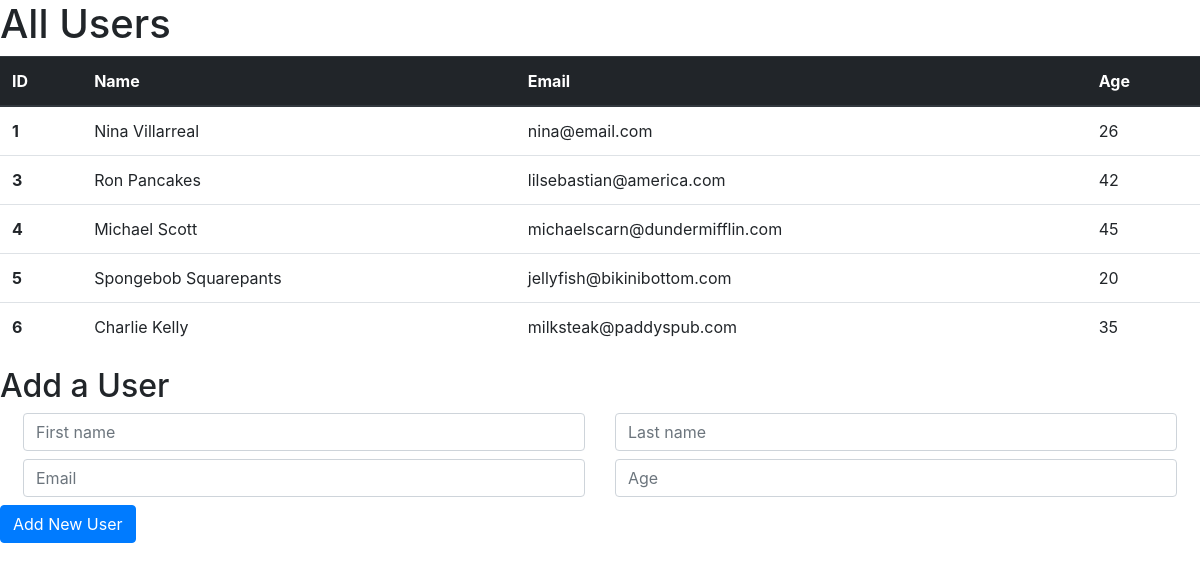
The page / on the database its author committed.
### users_app/models.py (models this page shows)
class User(models.Model):
    first_name = models.CharField(max_length=255)
    last_name = models.CharField(max_length=255)
    email = models.EmailField(unique=True)
    age = models.IntegerField()
    created_at = models.DateTimeField(auto_now_add=True)
    updated_at = models.DateTimeField(auto_now=True)
    def __str__(self):
        return '{} {}'.format(self.first_name, self.last_name)

### users_app/views.py (the view)
# urls.py: path('', views.index),
def index(request):
    context = {
        'users': User.objects.all()
    }
    return render(request, 'index.html', context)

### users_app/templates/index.html (shortened to what this page needs)
<!DOCTYPE html>
<html lang="en">
<head>
    <link rel="stylesheet" href="https://maxcdn.bootstrapcdn.com/bootstrap/4.0.0/css/bootstrap.min.css">
</head>
<body>
    <h1>All Users</h1>
    <table class="table">
        <thead class="thead-dark">
            <tr>
                <th scope="col">ID</th>
                <th scope="col">Name</th>
                <th scope="col">Email</th>
                <th scope="col">Age</th>
            </tr>
        </thead>
        <tbody>
            {% for user in users %}
            <tr>
                <th scope="row">{{user.id}}</th>
                <td>{{user}}</td>
                <td>{{user.email}}</td>
                <td>{{user.age}}</td>
            </tr>
            {% endfor %}
        </tbody>
    </table>
    <h2>Add a User</h2>
    <form action="/create" method="POST">
        <div class="row m-2">
            <div class="col">
                <input type="text" class="form-control" name="first_name" placeholder="First name">
            </div>
            <div class="col">
                <input type="text" class="form-control" name="last_name" placeholder="Last name">
            </div>
        </div>
        <div class="row m-2">
            <div class="col">
                <input type="text" class="form-control" name="email" placeholder="Email">
            </div>
            <div class="col">
                <input type="text" class="form-control" name="age" placeholder="Age">
            </div>
        </div>
        <button type="submit" class="btn btn-primary text-center">Add New User</button>
    </form>
</body>
</html>

### rows shown on the page
User: id "1", first_name+last_name "Nina Villarreal", email "nina@email.com", age "26"
User: id "3", first_name+last_name "Ron Pancakes", email "lilsebastian@america.com", age "42"
User: id "4", first_name+last_name "Michael Scott", email "michaelscarn@dundermifflin.com", age "45"
User: id "5", first_name+last_name "Spongebob Squarepants", email "jellyfish@bikinibottom.com", age "20"
User: id "6", first_name+last_name "Charlie Kelly", email "milksteak@paddyspub.com", age "35"
